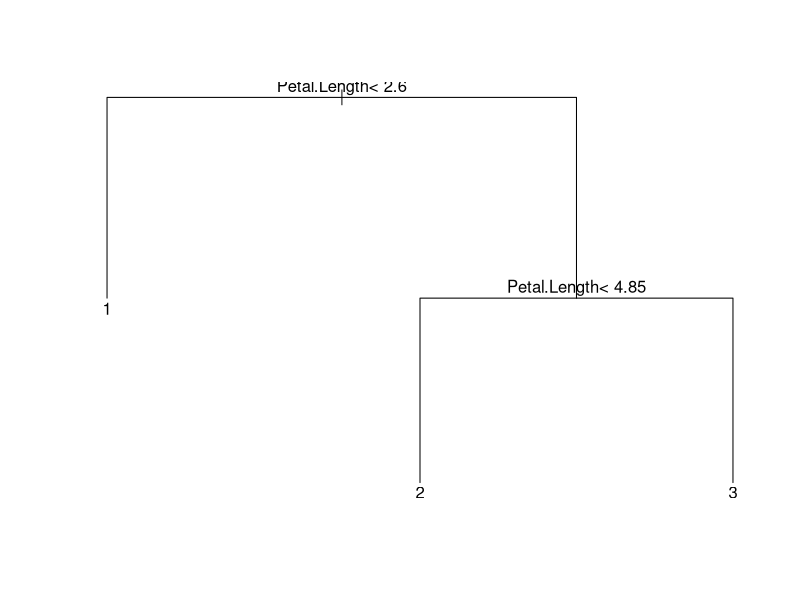
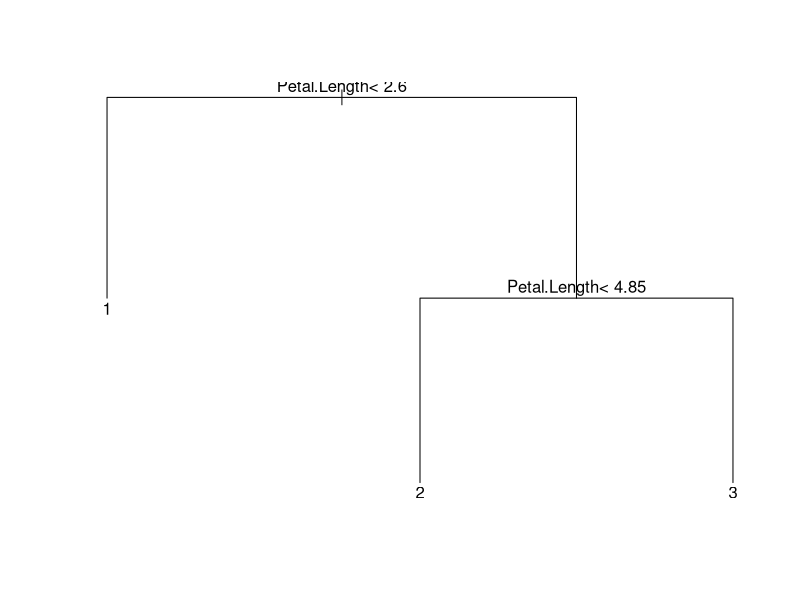

Generate these figures, in order, with R:
#Decision tree
library(xtable)
# library for Classification & Regression Trees
library(rpart)
#iris data set gives the measurements in centimeters of the 
#variables sepal length and width and petal length and width, 
#respectively, for 50 flowers from each of 3 species of iris
data("iris")
# Upload Iris dataset into a variable iris
iris<-iris
str(iris)

#Converting the class variable into factor
iris$Species<-as.factor(iris$Species) 
iris$Species<-as.numeric(iris$Species)  
str(iris)

#There are three level in the class variable, 1 as setosa and 2 as versicolor
#3 as Virginica
v<-iris$Species
table(v)

#set seed to ensure reproducible results
set.seed(250)
#spliting into training and test data sets in 3:1 ratio
iris[,'train'] <- ifelse(runif(nrow(iris))<0.75,1,0)
#separate training and test sets
train_iris <- iris[iris$train==1,]
test_iris <- iris[iris$train==0,]
#get column index of train flag
iris_trainColNum <- grep('train',names(train_iris))
str(test_iris)

#Obtaining the train and test data set
#remove train flag column from train and test sets
train_iris <- train_iris[,-iris_trainColNum]
test_iris <- test_iris[,-iris_trainColNum]
#Get column index of predicted variable in dataset
typeColNum_iris <- grep('Species',names(iris))
#Constructing the required Decision tree model
rpart_model_iris <- rpart(Species~.,data = train_iris, method= 'class')
# Plotting the tree
plot(rpart_model_iris)
text(rpart_model_iris)

summary(rpart_model_iris)

#Checking how good the model 
rpart_predict_iris<- predict(rpart_model_iris,test_iris[,-typeColNum_iris],type='class')
mn_iris <- mean(rpart_predict_iris==test_iris$Species)
mn_iris

# Constructing the confusion matrix to find out the efficiency of the model
table(pred=rpart_predict_iris,true=test_iris$Species)

# Applying the cost-complexity pruning
printcp(rpart_model_iris)

#Finding index of CP with lowest xerror
opt_iris <- which.min(rpart_model_iris$cptable[,'xerror'])
#Finding the values of CP# no pruning
cp_iris <- rpart_model_iris$cptable[opt_iris, 'CP' ]
cp_iris

pruned_model_iris <- prune(rpart_model_iris,cp_iris)
#plot tree
plot(pruned_model_iris)
text(pruned_model_iris) 

# Pruning is not required
summary(pruned_model_iris)

#Check the summary without pruning
summary(rpart_model_iris)


